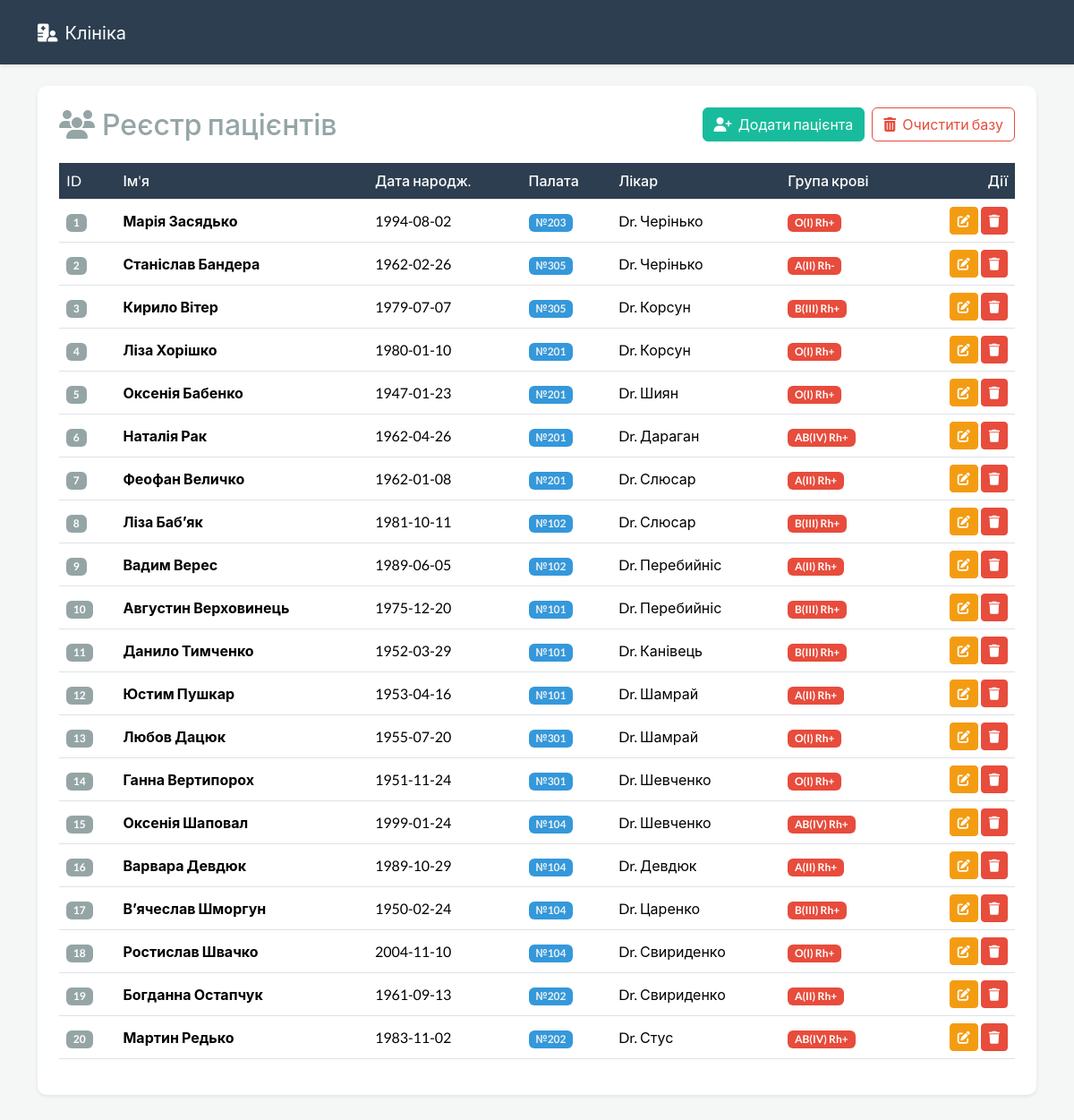
Before: / with the older database file.
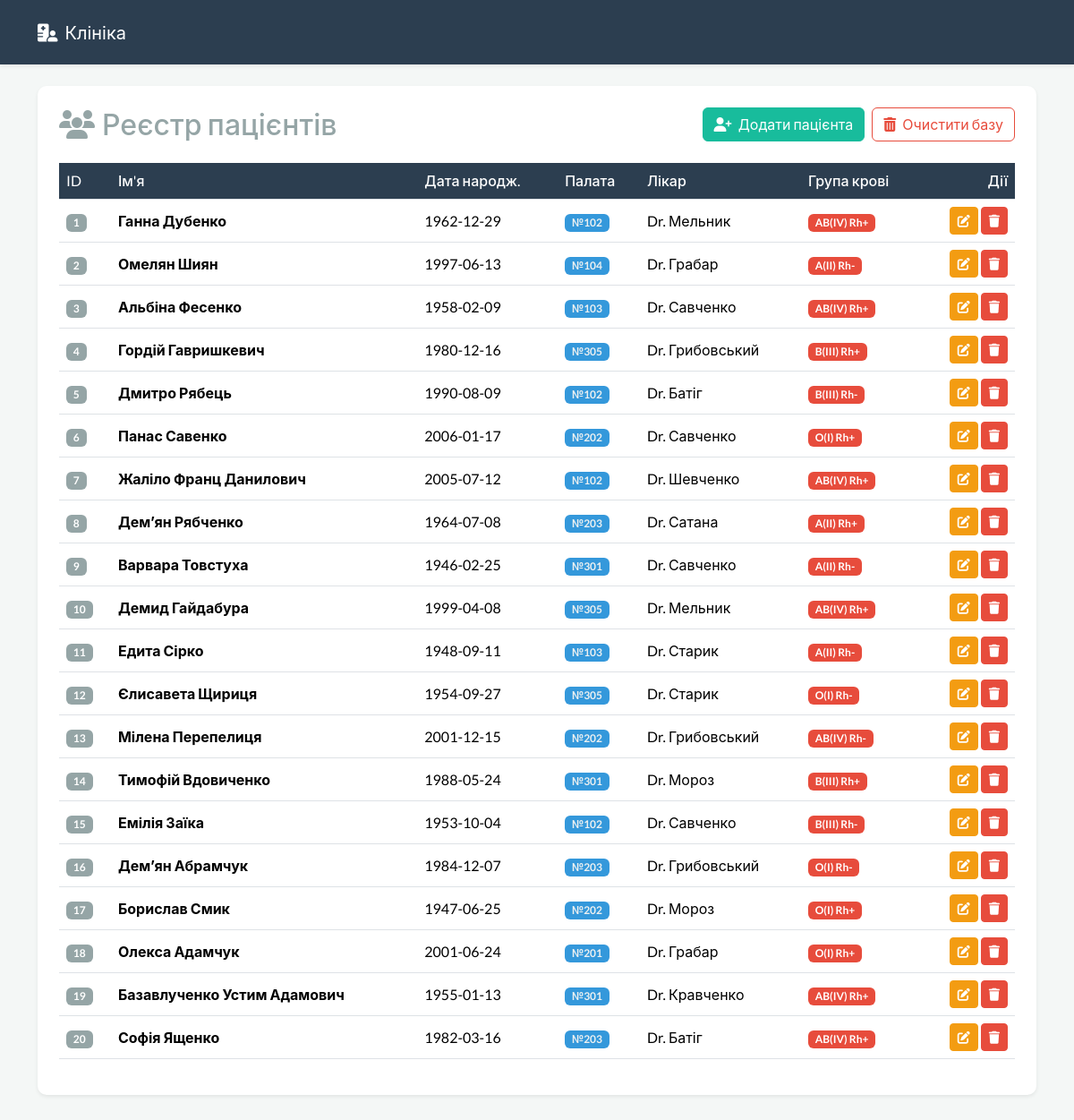
After: the same page with the newer database file.
### hospital_dal/models.py (models this page shows)
class Patient(Base):
    __tablename__ = 'patients'
    id = Column(Integer, primary_key=True, autoincrement=True)
    name = Column(String)
    date_of_birth = Column(Date)
    ward_id = Column(Integer, ForeignKey('wards.id'))
    doctor_id = Column(Integer, ForeignKey('doctors.id'))
    ward = relationship("Ward", back_populates="patients")
    doctor = relationship("Doctor", back_populates="patients")
    medical_record = relationship("MedicalRecord", back_populates="patient", uselist=False, cascade="all, delete-orphan")

class Ward(Base):
    __tablename__ = 'wards'
    id = Column(Integer, primary_key=True, autoincrement=True)
    ward_number = Column(Integer, unique=True)
    floor = Column(Integer)
    is_free = Column(Boolean, default=False)
    patients = relationship("Patient", back_populates="ward")

class Doctor(Base):
    __tablename__ = 'doctors'
    id = Column(Integer, primary_key=True, autoincrement=True)
    name = Column(String)
    specialization = Column(String)
    patients = relationship("Patient", back_populates="doctor")

class MedicalRecord(Base):
    __tablename__ = 'medical_records'
    id = Column(Integer, primary_key=True, autoincrement=True)
    blood_type = Column(String)
    diagnosis = Column(String)
    allergies = Column(String)
    patient_id = Column(Integer, ForeignKey('patients.id'))
    patient = relationship("Patient", back_populates="medical_record")

### app.py (the view)
@app.route('/')
def index():
    patients_list = hospital_service.get_all_patients()
    return render_template('index.html', patients=patients_list)

### hospital_bll/services.py (called while the page is built)
    def get_all_patients(self, page: int = 1, limit: int = 20):
        return self._data_repo.get_all_patients(page, limit)

### hospital_dal/repository.py (called while the page is built)
    def get_all_patients(self, page: int = 1, limit: int = 20):
        offset = (page - 1) * limit
        return self.session.query(Patient).offset(offset).limit(limit).all()

### templates/index.html (shortened to what this page needs)
<!DOCTYPE html>
<html lang="uk">
<head>
    <link href="https://cdn.jsdelivr.net/npm/bootswatch@5.3.0/dist/flatly/bootstrap.min.css" rel="stylesheet">
    <link rel="stylesheet" href="https://cdnjs.cloudflare.com/ajax/libs/font-awesome/6.4.0/css/all.min.css">
</head>
<body>
    <nav class="navbar navbar-expand-lg navbar-dark bg-primary shadow-sm mb-4">
        <div class="container">
            <a class="navbar-brand" href="/"><i class="fas fa-hospital-user me-2"></i>Клініка</a>
        </div>
    </nav>
    <div class="container">
        <div class="card shadow-sm p-4 mb-5">
            <div class="d-flex justify-content-between align-items-center mb-4">
                <h3 class="mb-0 text-secondary"><i class="fas fa-users me-2"></i>Реєстр пацієнтів</h3>
                <div class="d-flex gap-2">
                    <a href="/add" class="btn btn-success"><i class="fas fa-user-plus me-1"></i> Додати пацієнта</a>
                    <form action="/clear-db" method="POST" class="m-0">
                        <button type="submit" class="btn btn-outline-danger" onclick="return confirm('УВАГА! Це видалить ВСІХ пацієнтів з бази. Продовжити?');">
                            <i class="fas fa-trash-alt me-1"></i> Очистити базу
                        </button>
                    </form>
                </div>
            </div>
            <div class="table-responsive">
                <table class="table table-hover align-middle">
                    <thead>
                        <tr>
                            <th>ID</th>
                            <th>Ім'я</th>
                            <th>Дата народж.</th>
                            <th>Палата</th>
                            <th>Лікар</th>
                            <th>Група крові</th>
                            <th class="text-end">Дії</th>
                        </tr>
                    </thead>
                    <tbody id="patients-body">
                        {% for patient in patients %}
                        <tr>
                            <td><span class="badge bg-secondary">{{ patient.id }}</span></td>
                            <td class="fw-bold">{{ patient.name }}</td>
                            <td>{{ patient.date_of_birth }}</td>
                            <td>
                                {% if patient.ward %}
                                    <span class="badge bg-info text-light">№{{ patient.ward.ward_number }}</span>
                                {% else %}
                                    <span class="text-muted">-</span>
                                {% endif %}
                            </td>
                            <td>{{ patient.doctor.name if patient.doctor else '<span class="text-muted">-</span>'|safe }}</td>
                            <td><span class="badge bg-danger">{{ patient.medical_record.blood_type if patient.medical_record else '-' }}</span></td>
                            <td class="text-end">
                                <a href="/edit/{{ patient.id }}" class="btn btn-warning btn-sm"><i class="fas fa-edit"></i></a>
                                <form action="/delete/{{ patient.id }}" method="POST" style="display:inline;">
                                    <button type="submit" class="btn btn-danger btn-sm" onclick="return confirm('Точно видалити пацієнта {{ patient.name }}?');">
                                        <i class="fas fa-trash"></i>
                                    </button>
                                </form>
                            </td>
                        </tr>
                        {% endfor %}
                    </tbody>
                </table>
            </div>
        </div>
    </div>
    </body>
</html>

### templates/index.html (style rules this page uses)
body { background-color: #f4f7f6; }
.card { border-radius: 10px; border: none; }
.table th { background-color: #2c3e50; color: white; font-weight: 500; }

Changed rows visible on the page:
changed Patient id 1: name "Марія Засядько" → "Ганна Дубенко"; date_of_birth "1994-08-02" → "1962-12-29"; ward.ward_number "203" → "102"; doctor "Dr. Черінько" → "Dr. Мельник"; medical_record "O(I) Rh+" → "AB(IV) Rh+"
changed Patient id 2: name "Станіслав Бандера" → "Омелян Шиян"; date_of_birth "1962-02-26" → "1997-06-13"; ward.ward_number "305" → "104"; doctor "Dr. Черінько" → "Dr. Грабар"
changed Patient id 3: name "Кирило Вітер" → "Альбіна Фесенко"; date_of_birth "1979-07-07" → "1958-02-09"; ward.ward_number "305" → "103"; doctor "Dr. Корсун" → "Dr. Савченко"; medical_record "B(III) Rh+" → "AB(IV) Rh+"
changed Patient id 4: name "Ліза Хорішко" → "Гордій Гавришкевич"; date_of_birth "1980-01-10" → "1980-12-16"; ward.ward_number "201" → "305"; doctor "Dr. Корсун" → "Dr. Грибовський"; medical_record "O(I) Rh+" → "B(III) Rh+"
changed Patient id 5: name "Оксенія Бабенко" → "Дмитро Рябець"; date_of_birth "1947-01-23" → "1990-08-09"; ward.ward_number "201" → "102"; doctor "Dr. Шиян" → "Dr. Батіг"; medical_record "O(I) Rh+" → "B(III) Rh-"
changed Patient id 6: name "Наталія Рак" → "Панас Савенко"; date_of_birth "1962-04-26" → "2006-01-17"; ward.ward_number "201" → "202"; doctor "Dr. Дараган" → "Dr. Савченко"; medical_record "AB(IV) Rh+" → "O(I) Rh+"
changed Patient id 7: name "Феофан Величко" → "Жаліло Франц Данилович"; date_of_birth "1962-01-08" → "2005-07-12"; ward.ward_number "201" → "102"; doctor "Dr. Слюсар" → "Dr. Шевченко"; medical_record "A(II) Rh+" → "AB(IV) Rh+"
changed Patient id 8: name "Ліза Бабʼяк" → "Демʼян Рябченко"; date_of_birth "1981-10-11" → "1964-07-08"; ward.ward_number "102" → "203"; doctor "Dr. Слюсар" → "Dr. Сатана"; medical_record "B(III) Rh+" → "A(II) Rh+"
changed Patient id 9: name "Вадим Верес" → "Варвара Товстуха"; date_of_birth "1989-06-05" → "1946-02-25"; ward.ward_number "102" → "301"; doctor "Dr. Перебийніс" → "Dr. Савченко"; medical_record "A(II) Rh+" → "A(II) Rh-"
changed Patient id 10: name "Августин Верховинець" → "Демид Гайдабура"; date_of_birth "1975-12-20" → "1999-04-08"; ward.ward_number "101" → "305"; doctor "Dr. Перебийніс" → "Dr. Мельник"; medical_record "B(III) Rh+" → "AB(IV) Rh+"
changed Patient id 11: name "Данило Тимченко" → "Едита Сірко"; date_of_birth "1952-03-29" → "1948-09-11"; ward.ward_number "101" → "103"; doctor "Dr. Канівець" → "Dr. Старик"; medical_record "B(III) Rh+" → "A(II) Rh-"
changed Patient id 12: name "Юстим Пушкар" → "Єлисавета Щириця"; date_of_birth "1953-04-16" → "1954-09-27"; ward.ward_number "101" → "305"; doctor "Dr. Шамрай" → "Dr. Старик"; medical_record "A(II) Rh+" → "O(I) Rh-"
changed Patient id 13: name "Любов Дацюк" → "Мілена Перепелиця"; date_of_birth "1955-07-20" → "2001-12-15"; ward.ward_number "301" → "202"; doctor "Dr. Шамрай" → "Dr. Грибовський"; medical_record "O(I) Rh+" → "AB(IV) Rh-"
changed Patient id 14: name "Ганна Вертипорох" → "Тимофій Вдовиченко"; date_of_birth "1951-11-24" → "1988-05-24"; doctor "Dr. Шевченко" → "Dr. Мороз"; medical_record "O(I) Rh+" → "B(III) Rh+"
changed Patient id 15: name "Оксенія Шаповал" → "Емілія Заїка"; date_of_birth "1999-01-24" → "1953-10-04"; ward.ward_number "104" → "102"; doctor "Dr. Шевченко" → "Dr. Савченко"; medical_record "AB(IV) Rh+" → "B(III) Rh-"
changed Patient id 16: name "Варвара Девдюк" → "Демʼян Абрамчук"; date_of_birth "1989-10-29" → "1984-12-07"; ward.ward_number "104" → "203"; doctor "Dr. Девдюк" → "Dr. Грибовський"; medical_record "A(II) Rh+" → "O(I) Rh-"
changed Patient id 17: name "Вʼячеслав Шморгун" → "Борислав Смик"; date_of_birth "1950-02-24" → "1947-06-25"; ward.ward_number "104" → "202"; doctor "Dr. Царенко" → "Dr. Мороз"; medical_record "B(III) Rh+" → "O(I) Rh+"
changed Patient id 18: name "Ростислав Швачко" → "Олекса Адамчук"; date_of_birth "2004-11-10" → "2001-06-24"; ward.ward_number "104" → "201"; doctor "Dr. Свириденко" → "Dr. Грабар"
changed Patient id 19: name "Богданна Остапчук" → "Базавлученко Устим Адамович"; date_of_birth "1961-09-13" → "1955-01-13"; ward.ward_number "202" → "301"; doctor "Dr. Свириденко" → "Dr. Кравченко"; medical_record "A(II) Rh+" → "AB(IV) Rh+"
changed Patient id 20: name "Мартин Редько" → "Софія Ященко"; date_of_birth "1983-11-02" → "1982-03-16"; ward.ward_number "202" → "203"; doctor "Dr. Стус" → "Dr. Батіг"
